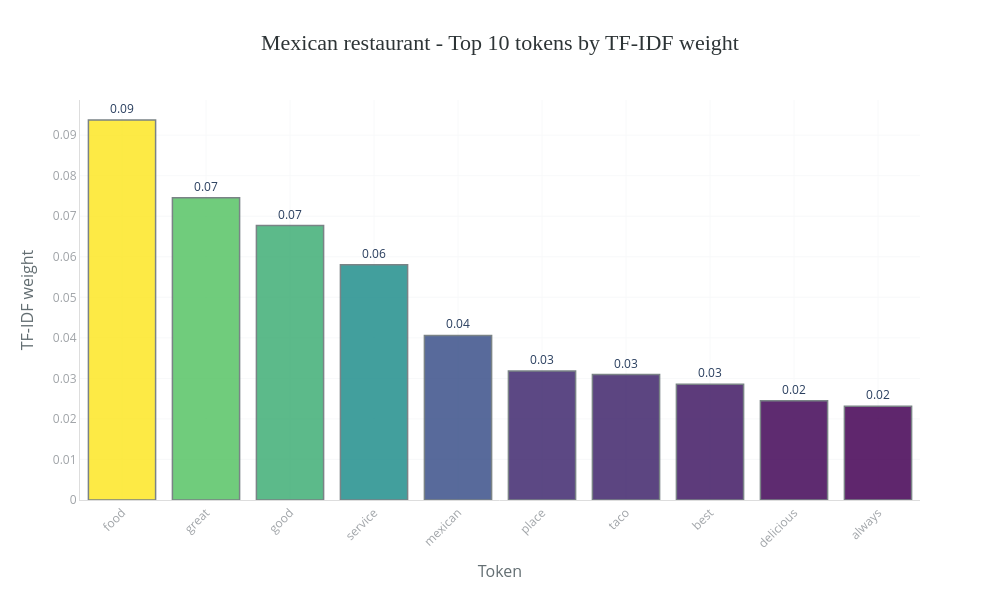
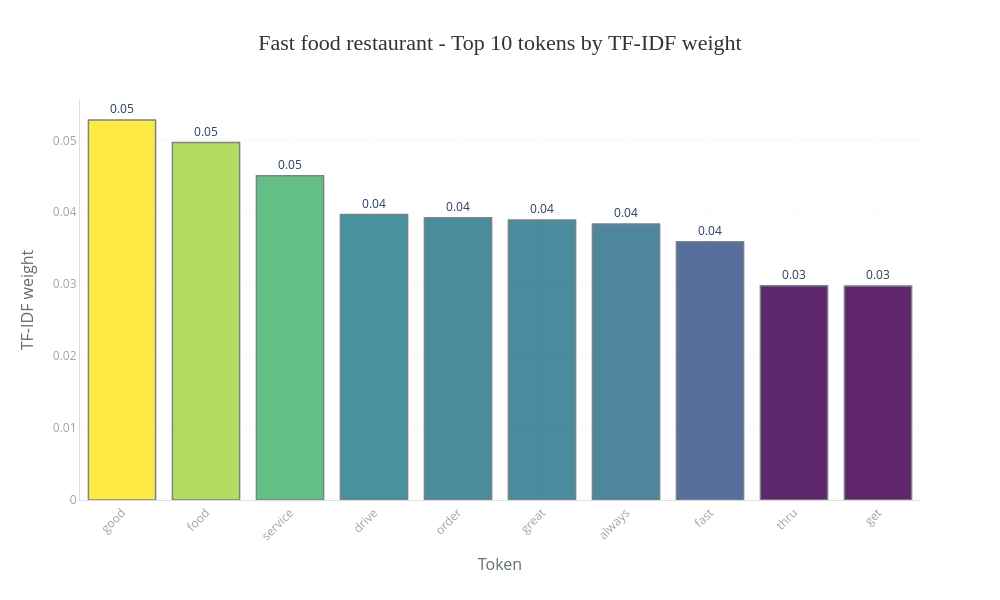
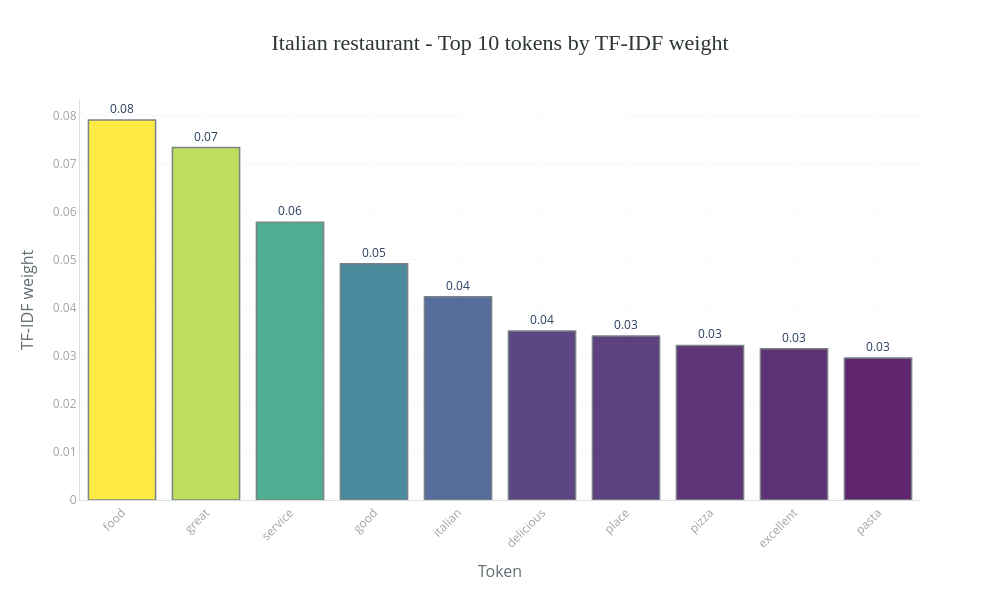

These figures' notebook cell, in order:
### Markdown cell above
## <font color='#BFD72F' size=6>7.1 Categories</font> <a class="anchor" id="7_1"></a>
  
[Back to TOC](#toc)

### Code cell
tfidf_df = pd.DataFrame(
    tfidf_text.toarray(), 
    columns=tfidf_vectorizer.get_feature_names_out()
)
tfidf_df['categoryName'] = dataset['categoryName'].values

tfidf_cat_mean = tfidf_df.groupby('categoryName').mean(numeric_only=True)

no_rows = 3  # ----> Arbitrário
cats_to_plot = (
    tfidf_df['categoryName']
    .value_counts()
    .head(no_rows)
    .index
    .tolist()
)

for cat in cats_to_plot:
    top = (
        tfidf_cat_mean.loc[cat]
        .sort_values(ascending=False)
        .head(10)
        .reset_index()
        .rename(columns={'index': 'token', cat: 'mean_tfidf'})
    )
    bar_chart(
        data=top,
        x='token',
        y='mean_tfidf',
        title=f"{cat} - Top 10 tokens by TF-IDF weight",
        labels={'token': 'Token', 'mean_tfidf': 'TF-IDF weight'},
        top_n=10
    )

### Figure 1 — Plotly figure (JSON) as saved in the notebook; plotly's stock layout.template omitted (floating-point values rounded to 4 significant figures)
{"data": [{"alignmentgroup": "True", "hovertemplate": "Token=%{x}<br>TF-IDF weight=%{marker.color}<br>text=%{text}<extra></extra>", "legendgroup": "", "marker": {"color": [0.09374, 0.07455, 0.06769, 0.05804, 0.04058, 0.03179, 0.03095, 0.02857, 0.02449, 0.02311], "coloraxis": "coloraxis", "line": {"color": "#636E72", "width": 1.5}, "opacity": 0.85, "pattern": {"shape": ""}}, "name": "", "offsetgroup": "", "orientation": "v", "showlegend": false, "text": ["0.09", "0.07", "0.07", "0.06", "0.04", "0.03", "0.03", "0.03", "0.02", "0.02"], "textposition": "outside", "texttemplate": "%{text}", "type": "bar", "x": ["food", "great", "good", "service", "mexican", "place", "taco", "best", "delicious", "always"], "xaxis": "x", "y": [0.09374, 0.07455, 0.06769, 0.05804, 0.04058, 0.03179, 0.03095, 0.02857, 0.02449, 0.02311], "yaxis": "y"}], "layout": {"barmode": "relative", "coloraxis": {"colorbar": {"title": {"text": "TF-IDF weight"}}, "colorscale": [[0, "#440154"], [0.25, "#3b528b"], [0.5, "#21908d"], [0.75, "#5dc962"], [1, "#fde725"]], "showscale": false}, "height": 600, "legend": {"tracegroupgap": 0}, "margin": {"b": 100, "l": 80, "r": 80, "t": 100}, "paper_bgcolor": "white", "plot_bgcolor": "white", "showlegend": false, "title": {"font": {"color": "#2D3436", "family": "Arial Black", "size": 22}, "text": "Mexican restaurant - Top 10 tokens by TF-IDF weight", "x": 0.5, "xanchor": "center"}, "width": 1000, "xaxis": {"anchor": "y", "domain": [0, 1], "gridcolor": "#F8F9FA", "linecolor": "#DDD", "showgrid": true, "tickangle": -45, "tickfont": {"color": "#A0A4A8", "size": 12}, "title": {"font": {"color": "#636E72", "size": 16}, "text": "Token"}}, "yaxis": {"anchor": "x", "domain": [0, 1], "gridcolor": "#F8F9FA", "linecolor": "#DDD", "showgrid": true, "tickfont": {"color": "#A0A4A8", "size": 12}, "title": {"font": {"color": "#636E72", "size": 16}, "text": "TF-IDF weight"}}}}

### Figure 2 — Plotly figure (JSON) as saved in the notebook; plotly's stock layout.template omitted (floating-point values rounded to 4 significant figures)
{"data": [{"alignmentgroup": "True", "hovertemplate": "Token=%{x}<br>TF-IDF weight=%{marker.color}<br>text=%{text}<extra></extra>", "legendgroup": "", "marker": {"color": [0.05283, 0.04969, 0.04508, 0.03969, 0.03924, 0.03893, 0.03836, 0.0359, 0.0298, 0.02974], "coloraxis": "coloraxis", "line": {"color": "#636E72", "width": 1.5}, "opacity": 0.85, "pattern": {"shape": ""}}, "name": "", "offsetgroup": "", "orientation": "v", "showlegend": false, "text": ["0.05", "0.05", "0.05", "0.04", "0.04", "0.04", "0.04", "0.04", "0.03", "0.03"], "textposition": "outside", "texttemplate": "%{text}", "type": "bar", "x": ["good", "food", "service", "drive", "order", "great", "always", "fast", "thru", "get"], "xaxis": "x", "y": [0.05283, 0.04969, 0.04508, 0.03969, 0.03924, 0.03893, 0.03836, 0.0359, 0.0298, 0.02974], "yaxis": "y"}], "layout": {"barmode": "relative", "coloraxis": {"colorbar": {"title": {"text": "TF-IDF weight"}}, "colorscale": [[0, "#440154"], [0.25, "#3b528b"], [0.5, "#21908d"], [0.75, "#5dc962"], [1, "#fde725"]], "showscale": false}, "height": 600, "legend": {"tracegroupgap": 0}, "margin": {"b": 100, "l": 80, "r": 80, "t": 100}, "paper_bgcolor": "white", "plot_bgcolor": "white", "showlegend": false, "title": {"font": {"color": "#2D3436", "family": "Arial Black", "size": 22}, "text": "Fast food restaurant - Top 10 tokens by TF-IDF weight", "x": 0.5, "xanchor": "center"}, "width": 1000, "xaxis": {"anchor": "y", "domain": [0, 1], "gridcolor": "#F8F9FA", "linecolor": "#DDD", "showgrid": true, "tickangle": -45, "tickfont": {"color": "#A0A4A8", "size": 12}, "title": {"font": {"color": "#636E72", "size": 16}, "text": "Token"}}, "yaxis": {"anchor": "x", "domain": [0, 1], "gridcolor": "#F8F9FA", "linecolor": "#DDD", "showgrid": true, "tickfont": {"color": "#A0A4A8", "size": 12}, "title": {"font": {"color": "#636E72", "size": 16}, "text": "TF-IDF weight"}}}}

### Figure 3 — Plotly figure (JSON) as saved in the notebook; plotly's stock layout.template omitted (floating-point values rounded to 4 significant figures)
{"data": [{"alignmentgroup": "True", "hovertemplate": "Token=%{x}<br>TF-IDF weight=%{marker.color}<br>text=%{text}<extra></extra>", "legendgroup": "", "marker": {"color": [0.07907, 0.07333, 0.05781, 0.04918, 0.04229, 0.03516, 0.03413, 0.03217, 0.03148, 0.02953], "coloraxis": "coloraxis", "line": {"color": "#636E72", "width": 1.5}, "opacity": 0.85, "pattern": {"shape": ""}}, "name": "", "offsetgroup": "", "orientation": "v", "showlegend": false, "text": ["0.08", "0.07", "0.06", "0.05", "0.04", "0.04", "0.03", "0.03", "0.03", "0.03"], "textposition": "outside", "texttemplate": "%{text}", "type": "bar", "x": ["food", "great", "service", "good", "italian", "delicious", "place", "pizza", "excellent", "pasta"], "xaxis": "x", "y": [0.07907, 0.07333, 0.05781, 0.04918, 0.04229, 0.03516, 0.03413, 0.03217, 0.03148, 0.02953], "yaxis": "y"}], "layout": {"barmode": "relative", "coloraxis": {"colorbar": {"title": {"text": "TF-IDF weight"}}, "colorscale": [[0, "#440154"], [0.25, "#3b528b"], [0.5, "#21908d"], [0.75, "#5dc962"], [1, "#fde725"]], "showscale": false}, "height": 600, "legend": {"tracegroupgap": 0}, "margin": {"b": 100, "l": 80, "r": 80, "t": 100}, "paper_bgcolor": "white", "plot_bgcolor": "white", "showlegend": false, "title": {"font": {"color": "#2D3436", "family": "Arial Black", "size": 22}, "text": "Italian restaurant - Top 10 tokens by TF-IDF weight", "x": 0.5, "xanchor": "center"}, "width": 1000, "xaxis": {"anchor": "y", "domain": [0, 1], "gridcolor": "#F8F9FA", "linecolor": "#DDD", "showgrid": true, "tickangle": -45, "tickfont": {"color": "#A0A4A8", "size": 12}, "title": {"font": {"color": "#636E72", "size": 16}, "text": "Token"}}, "yaxis": {"anchor": "x", "domain": [0, 1], "gridcolor": "#F8F9FA", "linecolor": "#DDD", "showgrid": true, "tickfont": {"color": "#A0A4A8", "size": 12}, "title": {"font": {"color": "#636E72", "size": 16}, "text": "TF-IDF weight"}}}}
